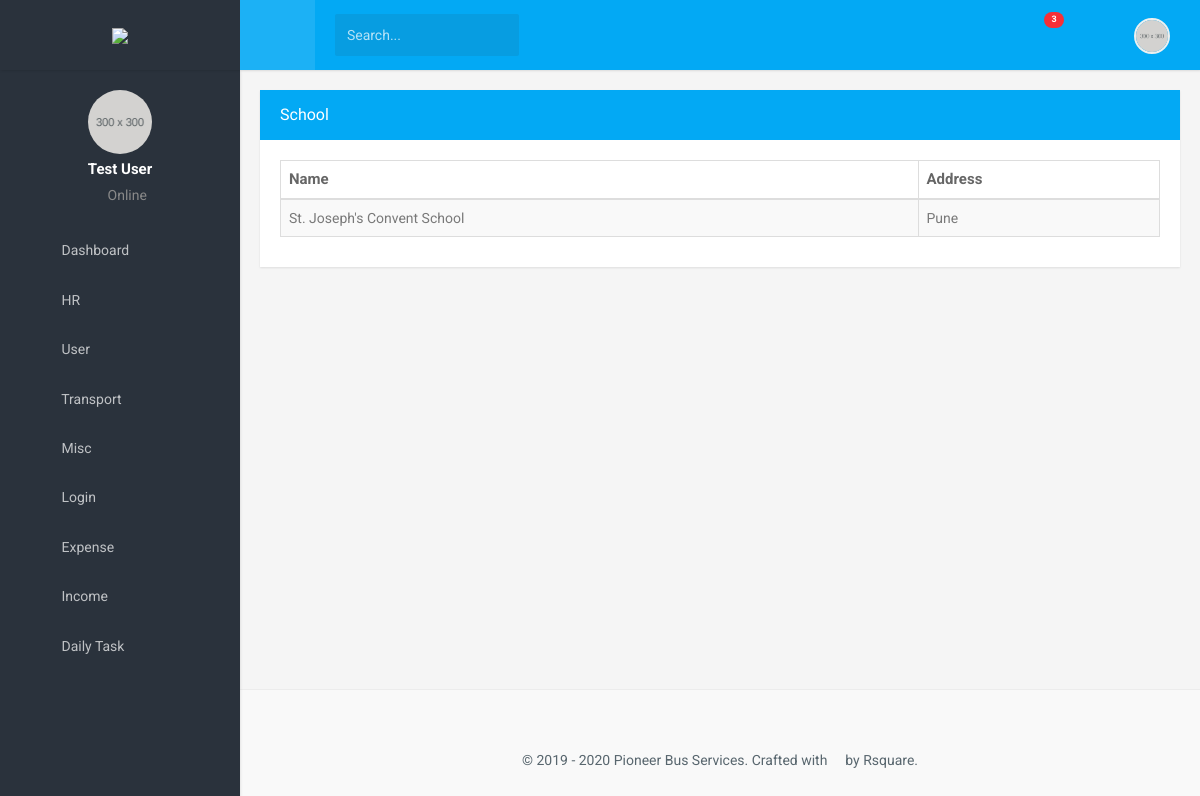
The app's page /school/ (signed in) with its own data.
### website/models.py (models this page shows, shortened)
class PBSUser(AbstractUser):
   role = models.CharField(choices=roles, max_length=120)
   picture = models.ImageField(upload_to='profiles', blank=True, null=True,)

class School(models.Model):
    name = models.CharField(max_length=100)
    address = models.CharField(max_length=200)

### website/views.py (the view)
# urls.py: path('school/', views.school, name='school'),
@login_required
def school(request):
    try:
        schools = School.objects.all()
    except School.DoesNotExists:
        raise Http404("No School Model Exists")
    return render(request, 'school.html', {'schools': schools})

### templates/school.html
{% extends 'dashboardlayout.html' %}
{% load static %}
{% load bootstrap3 %}
{% block content %}
     <div class="row">
                            <div class="col-md-12">
                                <div class="panel panel-primary">
                                    <div class="panel-heading">
                                        <div class="row">
                                            <div class="col-md-10">
                                                <h3 class="panel-title">School</h3>
                                            </div>
                                            <div class="col-md-2">
                                                <a class="headerlinks" href="{% url 'addschool' %}" style="color:white;"><span class="mdi mdi-plus-circle-outline " style="font-size: 30px;float: right"></span></a>
                                            </div>
                                        </div>
                                    </div>
                                    <div class="panel-body">
                                        <table id="datatable-responsive" class="table table-striped table-bordered dt-responsive nowrap" cellspacing="0" width="100%">
                                            <thead>
                                                <tr>
                                                    <th>Name</th>
                                                    <th>Address</th>
                                                </tr>
                                            </thead>
                                            <tbody>
                                            {% for foo in schools %}
                                                <tr>
                                                    <td>{{foo.name}}</td>
                                                    <td>{{foo.address}}</td>
                                                </tr>
                                            {% endfor %}
                                            </tbody>
                                        </table>
                                    </div>
                                </div>
                            </div>
                        </div>
                {% endblock %}

### templates/dashboardlayout.html (shortened to what this page needs)
{% load static  %}
<!DOCTYPE html>
<html>
    <head>
<link href="{% static 'assets/plugins/bootstrap-sweetalert/sweet-alert.css' %}" rel="stylesheet" type="text/css">
        <link href="{% static 'assets/plugins/datatables/jquery.dataTables.min.css' %}" rel="stylesheet" type="text/css" />
        <link href="{% static 'assets/plugins/datatables/responsive.bootstrap.min.css' %}" rel="stylesheet" type="text/css" />
        <link href="{% static 'assets/plugins/datatables/dataTables.bootstrap.min.css' %}" rel="stylesheet" type="text/css"/>
          <link rel="stylesheet" href="{% static 'assets/plugins/morris/morris.css' %}">
<link href="//cdn.bootcss.com/bootstrap-datetimepicker/4.17.44/css/bootstrap-datetimepicker.min.css" rel="stylesheet">
        <link href="{% static 'assets/css/bootstrap.min.css' %}" rel="stylesheet" type="text/css">
        <link href="{% static 'assets/css/icons.css' %}" rel="stylesheet" type="text/css">
        <link href="{% static 'assets/css/style.css' %}" rel="stylesheet" type="text/css">
        <link rel="stylesheet" href="https://cdnjs.cloudflare.com/ajax/libs/Chart.js/2.9.3/Chart.min.css">
          <link href="{% static 'assets/plugins/timepicker/bootstrap-timepicker.min.css' %}" rel="stylesheet">
        <link href="{% static 'assets/plugins/bootstrap-colorpicker/css/bootstrap-colorpicker.min.css' %}" rel="stylesheet">
        <link href="{% static 'assets/plugins/bootstrap-datepicker/css/bootstrap-datepicker.min.css' %}" rel="stylesheet">
        <link href="{% static 'assets/plugins/bootstrap-touchspin/css/jquery.bootstrap-touchspin.min.css' %}" rel="stylesheet" />
    </head>
    <body class="fixed-left">
        <div id="wrapper">
            <div class="topbar">
                <div class="topbar-left">
                    <div class="text-center">
                        <a href="{% url 'dashboard' %}" class="logo"><img src="{% static 'assets/images/logo_blk.png' %}" height="80" style="padding:8px; margin:2px;"></a>
                    </div>
                </div>
                <div class="navbar navbar-default" role="navigation">
                    <div class="container">
                        <div class="">
                            <div class="pull-left">
                                <button type="button" class="button-menu-mobile open-left waves-effect waves-light">
                                    <i class="ion-navicon"></i>
                                </button>
                            </div>
                            <form class="navbar-form pull-left" role="search">
                                <div class="form-group">
                                    <input type="text" class="form-control search-bar" placeholder="Search...">
                                </div>
                            </form>
                            <ul class="nav navbar-nav navbar-right pull-right">
                                <li class="dropdown hidden-xs">
                                    <a href="#" data-target="#" class="dropdown-toggle waves-effect waves-light" data-toggle="dropdown" aria-expanded="true">
                                        <i class="fa fa-bell"></i> <span class="badge badge-xs badge-danger">3</span>
                                    </a>
                                </li>
                                <li class="hidden-xs">
                                    <a href="#" id="btn-fullscreen" class="waves-effect waves-light"><i class="fa fa-crosshairs"></i></a>
                                </li>
                                <li class="dropdown">
                                    <a href="" class="dropdown-toggle profile waves-effect waves-light" data-toggle="dropdown" aria-expanded="true"><img src="{% if request.user.picture %}{{ request.user.picture.url }}{% else %}{% static 'assets/images/users/avatar-1.jpg' %}{% endif %}" alt="user-img" class="img-circle"> </a>
                                </li>
                            </ul>
                        </div>
                    </div>
                </div>
            </div>
            <div class="left side-menu">
                <div class="sidebar-inner slimscrollleft">
                    <div class="user-details">
                        <div class="text-center">
                            <img src="{% if request.user.picture %}{{ request.user.picture.url }}{% else %}{% static 'assets/images/users/avatar-1.jpg' %}{% endif %}" alt="" class="img-circle">
                        </div>
                        <div class="user-info">
                            <div class="dropdown">
                                <a href="#" class="dropdown-toggle" data-toggle="dropdown" aria-expanded="false">{% if request.user.is_superuser %}Admin{% else %}{{ request.user.get_full_name }}{% endif %}</a>
                            </div>
                            <p class="text-muted m-0"><i class="fa fa-dot-circle-o text-success"></i> Online</p>
                        </div>
                    </div>
                    <div id="sidebar-menu">
                        <ul>
                            <li>
                                <a href="{% url 'dashboard' %}" class="waves-effect"><i class="ti-home"></i><span> Dashboard </span></a>
                            </li>
                            <li class="has_sub">
                                <a href="javascript:void(0);" class="waves-effect"><i class="ti-agenda"></i> <span> HR </span> <span class="pull-right"><i class="mdi mdi-plus"></i></span></a>
                            </li>
                            <li class="has_sub">
                                <a href="javascript:void(0);" class="waves-effect"><i class="ti-wand"></i> <span> User </span> <span class="pull-right"><i class="mdi mdi-plus"></i></span></a>
                            </li>
                            <li class="has_sub">
                                <a href="javascript:void(0);" class="waves-effect"><i class="ti-write"></i><span> Transport </span><span class="pull-right"><i class="mdi mdi-plus"></i></span></a>
                            </li>
                            <li class="has_sub">
                                <a href="javascript:void(0);" class="waves-effect"><i class="ti-menu-alt"></i><span> Misc</span><span class="pull-right"><i class="mdi mdi-plus"></i></span></a>
                            </li>
                            <li class="has_sub">
                                <a href="javascript:void(0);" class="waves-effect"><i class="ti-pie-chart"></i><span> Login </span><span class="pull-right"><i class="mdi mdi-plus"></i></span></a>
                            </li>
                            <li class="has_sub">
                                <a href="javascript:void(0);" class="waves-effect"><i class="ti-map-alt"></i><span> Expense </span><span class="pull-right"><i class="mdi mdi-plus"></i></span></a>
                            </li>
                            <li class="has_sub">
                                <a href="javascript:void(0);" class="waves-effect"><i class="ti-files"></i><span> Income </span><span class="pull-right"><i class="mdi mdi-plus"></i></span></a>
                            </li>
                             <li class="has_sub">
                                <a href="javascript:void(0);" class="waves-effect"><i class="ti-files"></i><span> Daily Task </span><span class="pull-right"><i class="mdi mdi-plus"></i></span></a>
                            </li>
                        </ul>
                    </div>
                </div>
            </div>
            <div class="content-page">
                <div class="content">
                    <div class="container">
                        {% block content %}
                        {% endblock %}
                <footer class="footer">
                    <div class="m-t-40 text-center">
                <p >© 2019 - 2020 Pioneer Bus Services. Crafted with <i class="mdi mdi-heart text-danger"></i> by Rsquare.</p>
            </div>
                </footer>
            </div>
        </div>
    </body>
</html>

### records on screen
PBSUser: user.get_full_name "Test User"
School: name "St. Joseph's Convent School", address "Pune"
